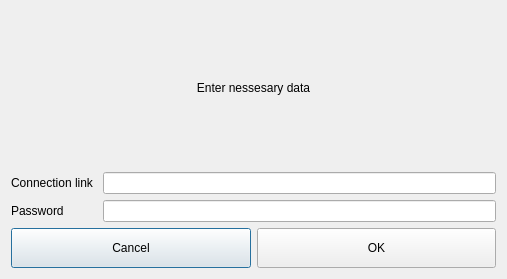
<?xml version="1.0" encoding="UTF-8"?>
<ui version="4.0">
 <class>connectionSetupDialog</class>
 <widget class="QDialog" name="connectionSetupDialog">
  <property name="geometry">
   <rect>
    <x>0</x>
    <y>0</y>
    <width>507</width>
    <height>279</height>
   </rect>
  </property>
  <property name="sizePolicy">
   <sizepolicy hsizetype="Fixed" vsizetype="Fixed">
    <horstretch>0</horstretch>
    <verstretch>0</verstretch>
   </sizepolicy>
  </property>
  <property name="windowTitle">
   <string>Setup connection </string>
  </property>
  <layout class="QGridLayout" name="gridLayout_3">
   <item row="0" column="0">
    <layout class="QGridLayout" name="gridLayout_2">
     <item row="0" column="0">
      <widget class="QLabel" name="label_3">
       <property name="text">
        <string>Enter nessesary data</string>
       </property>
       <property name="textFormat">
        <enum>Qt::RichText</enum>
       </property>
       <property name="alignment">
        <set>Qt::AlignCenter</set>
       </property>
       <property name="wordWrap">
        <bool>true</bool>
       </property>
      </widget>
     </item>
     <item row="1" column="0">
      <layout class="QGridLayout" name="gridLayout">
       <item row="0" column="0">
        <widget class="QLabel" name="link_lbl">
         <property name="text">
          <string>Connection link </string>
         </property>
        </widget>
       </item>
       <item row="1" column="0">
        <widget class="QLabel" name="pswd_lbl">
         <property name="text">
          <string>Password</string>
         </property>
        </widget>
       </item>
       <item row="0" column="1">
        <widget class="QLineEdit" name="link"/>
       </item>
       <item row="1" column="1">
        <widget class="QLineEdit" name="password"/>
       </item>
      </layout>
     </item>
     <item row="2" column="0">
      <layout class="QHBoxLayout" name="horizontalLayout_2">
       <item>
        <widget class="QPushButton" name="cancel">
         <property name="sizePolicy">
          <sizepolicy hsizetype="Preferred" vsizetype="Maximum">
           <horstretch>0</horstretch>
           <verstretch>0</verstretch>
          </sizepolicy>
         </property>
         <property name="minimumSize">
          <size>
           <width>0</width>
           <height>40</height>
          </size>
         </property>
         <property name="text">
          <string>Cancel</string>
         </property>
        </widget>
       </item>
       <item>
        <widget class="QPushButton" name="ok">
         <property name="sizePolicy">
          <sizepolicy hsizetype="Minimum" vsizetype="Maximum">
           <horstretch>0</horstretch>
           <verstretch>0</verstretch>
          </sizepolicy>
         </property>
         <property name="minimumSize">
          <size>
           <width>0</width>
           <height>40</height>
          </size>
         </property>
         <property name="text">
          <string>OK</string>
         </property>
        </widget>
       </item>
      </layout>
     </item>
    </layout>
   </item>
  </layout>
 </widget>
 <resources/>
 <connections>
  <connection>
   <sender>cancel</sender>
   <signal>clicked()</signal>
   <receiver>connectionSetupDialog</receiver>
   <slot>reject()</slot>
   <hints>
    <hint type="sourcelabel">
     <x>112</x>
     <y>242</y>
    </hint>
    <hint type="destinationlabel">
     <x>69</x>
     <y>96</y>
    </hint>
   </hints>
  </connection>
 </connections>
</ui>
